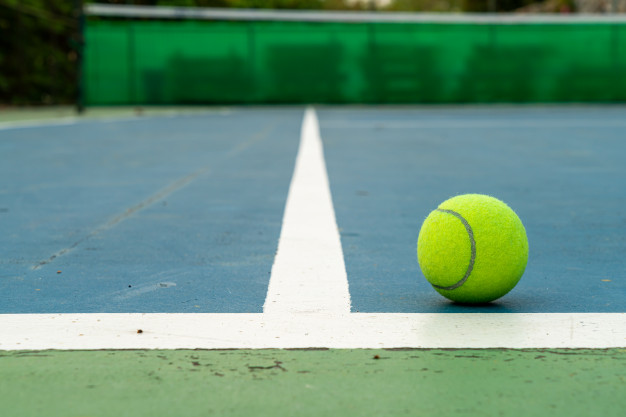
#> input picture Case_2/images/1.jpg, 626 x 417 px, found by its file name
$ python canny.py
#> lines starting #> are read from the running program, lines starting #| are printed output that depends on the picture; after the words box and inside, x2 and y2 are one past the last pixel; in counts of white or black regions, pixels touching at a corner belong together
import cv2 as cv
import numpy as np

img = cv.imread('Case_2/images/1.jpg', cv.IMREAD_COLOR)
#> img is the input picture: shape (417, 626, 3); mean B, G, R 124.3, 145.7, 103.9

canny = cv.Canny(img,250,350)
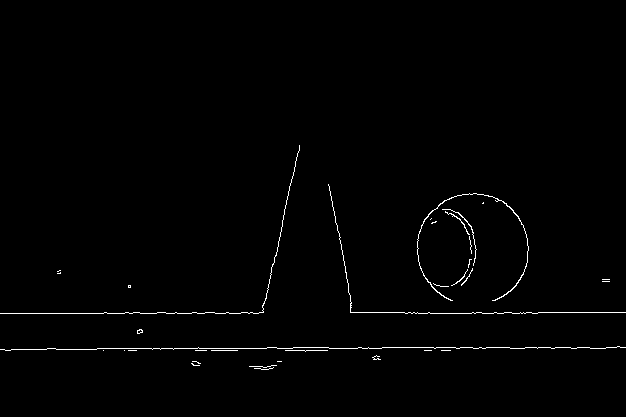
#> canny: shape (417, 626); 0.89% white in thin lines or dots, all inside (x1, y1, x2, y2) = (0, 145, 626, 370)
lines = cv.HoughLinesP(canny,1,np.pi/180,50,minLineLength=100,maxLineGap=30)
#> lines = [[0, 313, 258, 313], [97, 348, 292, 348], [267, 347, 625, 347], [472, 312, 625, 312], [263, 312, 299, 145], [350, 311, 467, 313], [329, 186, 353, 312]]

for line in lines:
    x1,y1,x2,y2 = line[0]
    cv.line(img,(x1,y1),(x2,y2),(0,255,0),2)
#> this loop made 7 passes
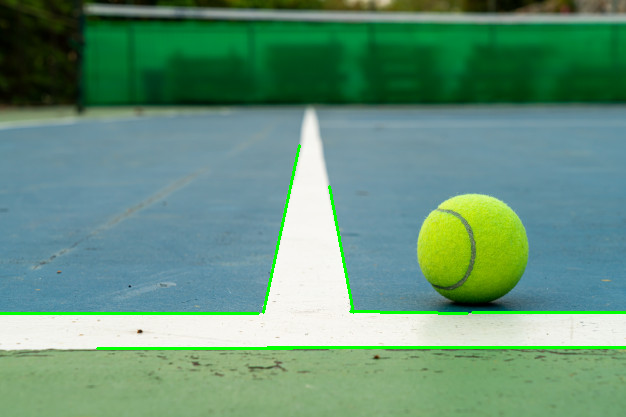
#> img: shape (417, 626, 3); 1.56% of pixels changed, all inside (x1, y1, x2, y2) = (0, 144, 626, 350)

cv.imshow('Raw', img)
cv.imshow('Canny', canny)
cv.waitKey(0)
cv.destroyAllWindows

$ run again, with Case_2/images/dice_2.jpg copied over Case_2/images/1.jpg
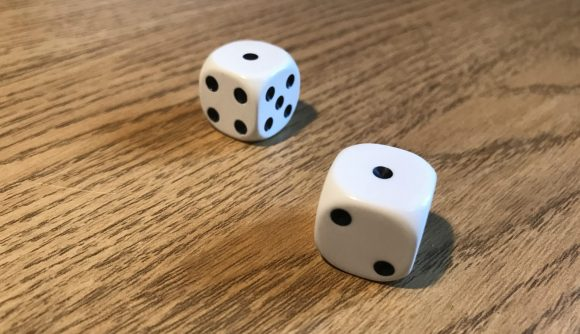
#> input picture Case_2/images/dice_2.jpg, 580 x 334 px, found by its file name
#> img is the input picture: shape (334, 580, 3); mean B, G, R 93.2, 126.5, 157.1
#> `canny = cv.Canny(img,250,350)`:
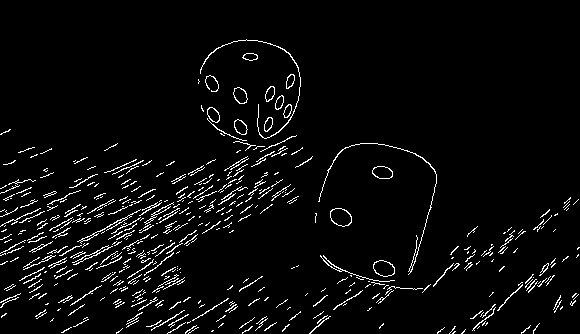
#> canny: shape (334, 580); 4.1% white in thin lines or dots, all inside (x1, y1, x2, y2) = (0, 39, 580, 334)
#> lines = 31 rows, first 6: [7, 290, 286, 148], [23, 267, 293, 136], [54, 275, 241, 180], [0, 226, 143, 160], [53, 236, 202, 166], [0, 302, 178, 204]
#> the loop `for line in lines:` made 31 passes
#> after the loop `for line in lines:`:
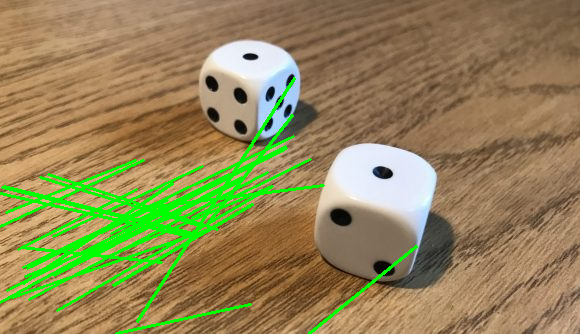
#> img: shape (334, 580, 3); 6.91% of pixels changed, all inside (x1, y1, x2, y2) = (0, 77, 418, 334)
